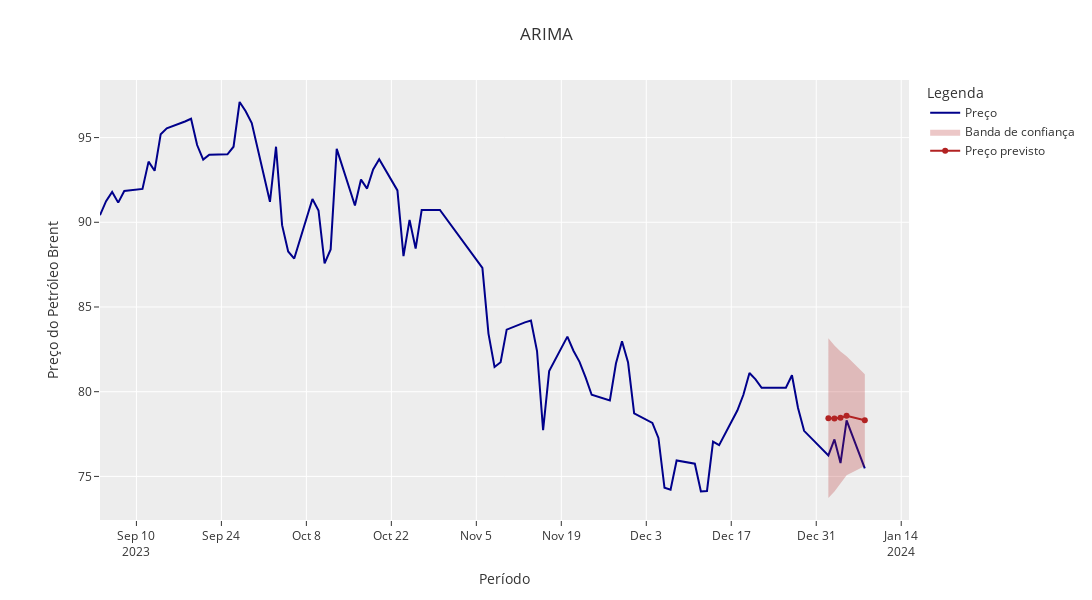

Source (notebook cell):
### Code cell
fig = px.line(
    base_arima_px,
    template=template,
    color_discrete_sequence=['#00008B']
)
fig.add_scatter(
    x=banda_arima_index, 
    y=banda_arima,
    name='Banda de confiança',
    mode='lines',
    line_color='#B22222',
    line_width=0,
    opacity=0.5,
    fill='toself'
)
fig.add_scatter(
    x=forecast_arima.ds, 
    y=forecast_arima['AutoARIMA'], 
    name='Preço previsto',
    marker=dict(color='#B22222')
)
fig.update_layout(
    title='ARIMA',
    xaxis_title='Período',
    yaxis_title='Preço do Petróleo Brent',
    legend_title='Legenda',
    width=1600, 
    height=600,
    margin=dict(l=100, r=20, t=80, b=80)
)
fig.show()
